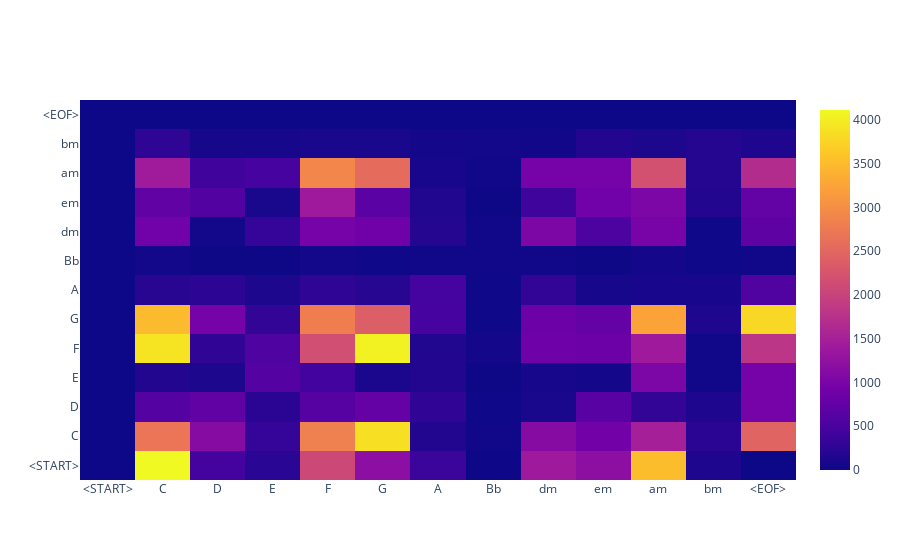

The notebook cell saved with this chart:
### Code cell
fig_hm = go.Figure(data = go.Heatmap(z = mydata,x = mychord,y = mychord))
iplot(fig_hm)

### Figure 1 — Plotly figure (JSON) as saved in the notebook; plotly's stock layout.template omitted (floating-point values rounded to 4 significant figures; data arrays with more than 128 entries replaced by an {"elided": "..."} marker saying what was removed)
{"data": [{"type": "heatmap", "x": ["<START>", "C", "D", "E", "F", "G", "A", "Bb", "dm", "em", "am", "bm", "<EOF>"], "y": ["<START>", "C", "D", "E", "F", "G", "A", "Bb", "dm", "em", "am", "bm", "<EOF>"], "z": {"elided": "13x13 int values"}}], "layout": {}}
